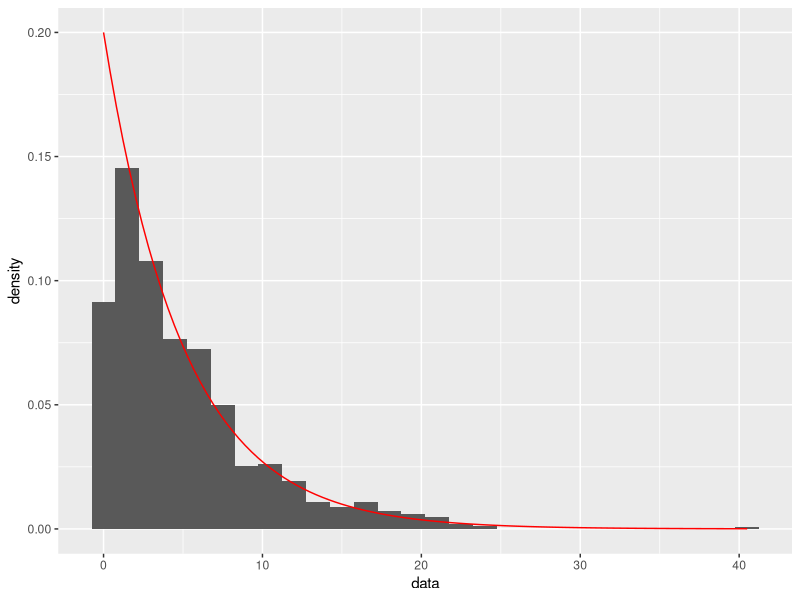
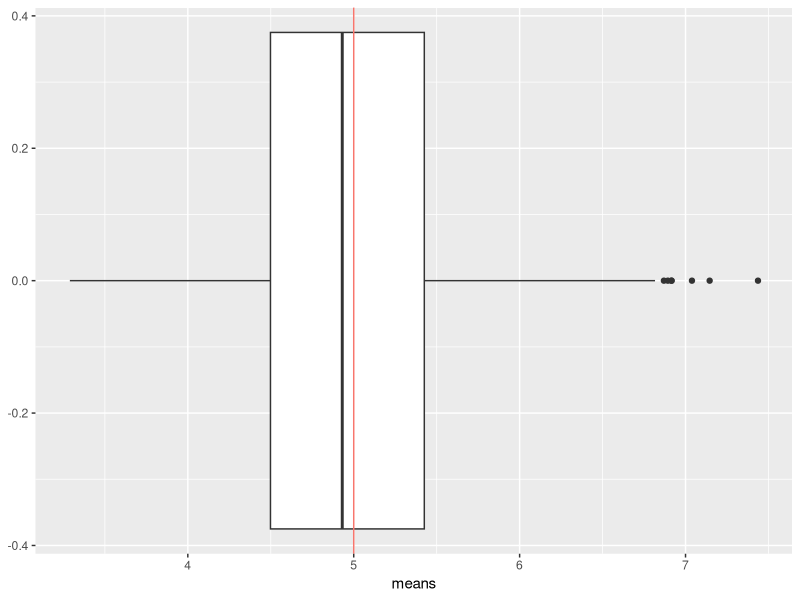
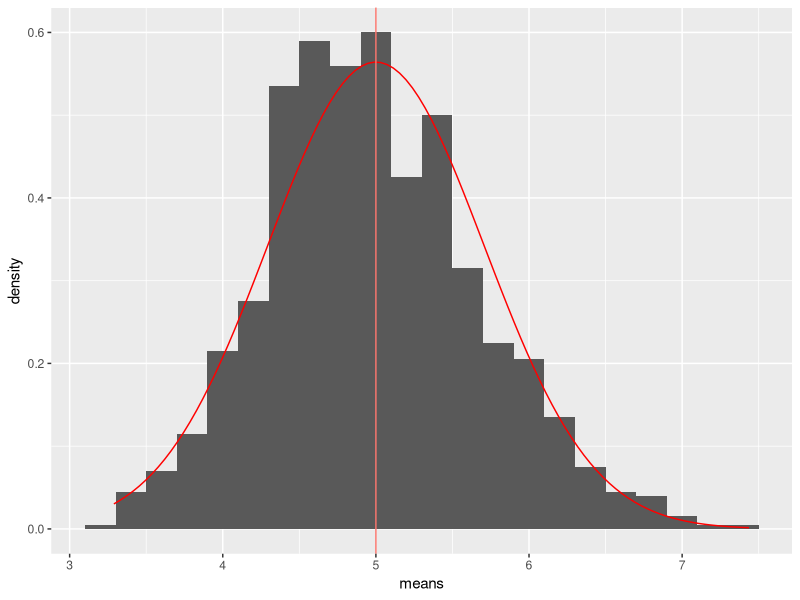
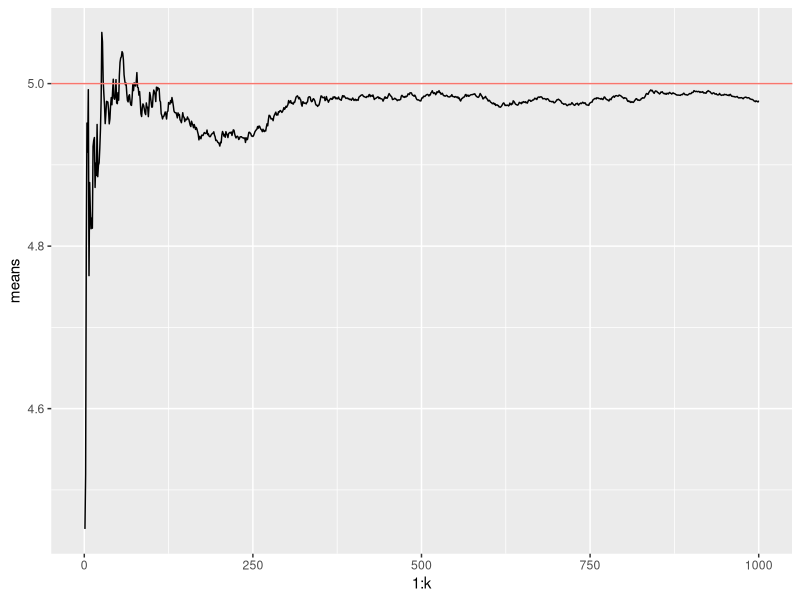
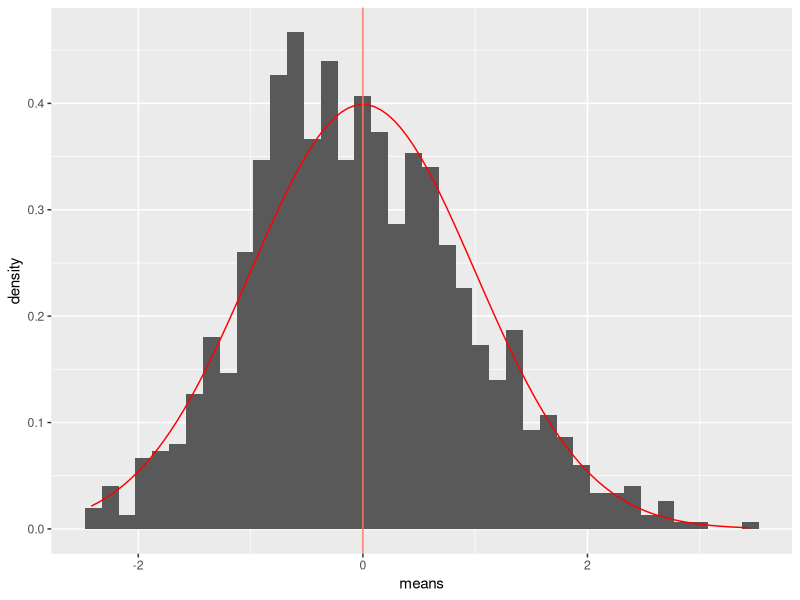

The R script that drew these images, in order:
## ---- chunk 1
knitr::opts_chunk$set(echo = TRUE)
if(!require("ggplot2")) { install.packages('ggplot2', repos = "http://cran.us.r-project.org"); library("ggplot2") }
## ---- chunk 2
lambda = 0.2 # rate, mu = 5, sd = 5, var = 25
pop_mean = 1/lambda
pop_sd = 1/lambda
pop_var = pop_sd^2
## ---- chunk 3
n <- 50
k <- 1000
## ---- chunk 4
#' n: # number of rexp samples for each mean
#' k: # number of means
generate_means <- function(n, k, lambda) {
  #' collect k means, each with n samples, in an array
  sample_means = NULL
  for (i in 1:k) sample_means = c(sample_means, mean(rexp(n, lambda)))
  means_df <- data.frame(means = sample_means)
  means_df
}
## ---- chunk 5
df1 <- generate_means(n, k, lambda)
## ---- chunk 6
sample <- data.frame(data=rexp(k, lambda))
p2 <- ggplot(sample, aes(data))
p2 <- p2 + geom_histogram(aes(y=after_stat(density)), binwidth=1.5)
p2 + stat_function(fun=dexp, args=list(rate = lambda), colour="red", xlim=c(0, max(sample$data)))
## ---- chunk 7
p1 <- ggplot(df1, aes(means)) + theme(legend.position="none")
p1 + geom_boxplot() + geom_vline(aes(xintercept = pop_mean, colour = "red"))
## ---- chunk 8
p3 <- ggplot(df1, aes(means)) + theme(legend.position="none")
p3 <- p3 + geom_histogram(aes(y=after_stat(density)), binwidth=0.2)
p3 <- p3 + stat_function(fun=dnorm, args=list(mean=pop_mean, sd=pop_sd/sqrt(n)), colour="red")
p3 + geom_vline(aes(xintercept=pop_mean, colour="red"))
## ---- chunk 9
cumulative <- data.frame(means=cumsum(df1$means) / (1:k))
p4 <- ggplot(cumulative, aes(x=1:k, y=means)) + theme(legend.position="none")
p4 + geom_line() + geom_hline(aes(yintercept=pop_mean, colour="red"))
## ---- chunk 10
df2 <- transform(df1, means = (means - pop_mean) / (pop_sd/sqrt(n)))
p4 <- ggplot(df2, aes(means)) + theme(legend.position="none")
p4 <- p4 + geom_histogram(aes(y=after_stat(density)), binwidth=0.15)
p4 <- p4 + stat_function(fun=dnorm, args=list(mean=0, sd=1), colour="red")
p4 + geom_vline(aes(xintercept=0, colour="red"))
